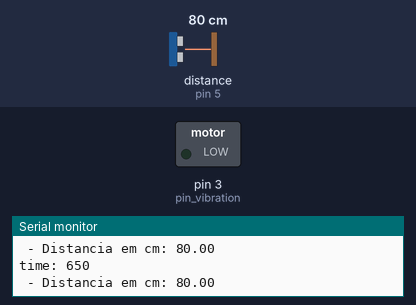
Bench run of a sketch on a simulated Arduino Uno, built with avr-gcc and run on an emulated ATmega328P. On the bench: switched loads named in the sketch (green lamp = pin HIGH), the last lines printed to the serial monitor. Dashed ring = blinking. Inputs (shaded band) come from the test bench; at power-on: distance to the obstacle (sensor on pin 5) 80 cm. The echo pulse lasts 58.3 µs per cm.

Above: at 2.4 s.
2.5 s: distance to the obstacle (sensor on pin 5) set to 145 cm
6.0 s: distance to the obstacle (sensor on pin 5) set to 155 cm
At 7.15 s:
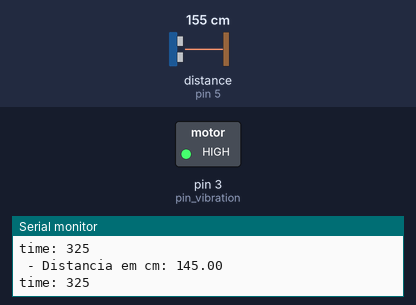
11.3 s: distance to the obstacle (sensor on pin 5) set to 147 cm
At 13.3 s:
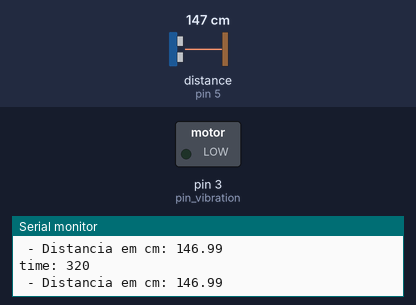
16.6 s: distance to the obstacle (sensor on pin 5) set to 250 cm
At 17.2 s:
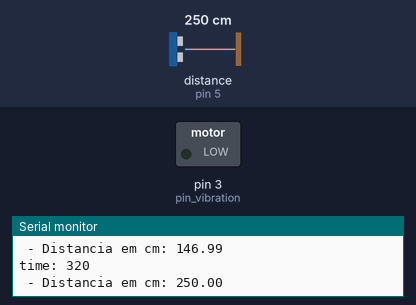
Timing chart, 0 to 19.6 s (numbered marks = the images above; inputs shaded):
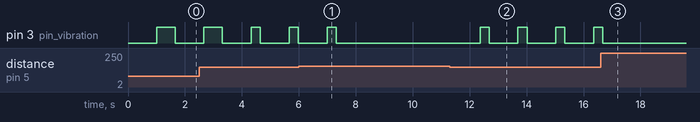

Measured:
- the behaviour switches between 149 and 150 cm on distance to the obstacle (sensor on pin 5) (found by bisection; images 0 and 1)
- after the input at 6.0 s, pin 3 (pin_vibration): goes on until 7.3 s, then stays LOW
- after the input at 11.3 s, pin 3 (pin_vibration): alternates HIGH for 0.32 s and LOW for 1.0 s, starting after 1.1 s
- after the input at 16.6 s, pin 3 (pin_vibration): goes on until 16.7 s, then stays LOW
- by itself, pin 3 (pin_vibration): repeats every 1.3 s: LOW 1.0 s, HIGH 0.33 s

The sketch:

cane-for-the-visually-impaired.ino
```cpp
#include <Ultrasonic.h>

// Define os pinos utilizados
#define pin_trigger 4
#define pin_echo 5
#define pin_vibration 3

// Inicializa o sensor nos pinos definidos
Ultrasonic ultrasonic(pin_trigger, pin_echo);

void setup()
{
  // Define velocidade da comunicação serial
  Serial.begin(9600);
  Serial.println("Lendo dados do sensor...");
  // Define modo do pino o motor de vibração
  pinMode(pin_vibration, OUTPUT);
}

void loop()
{
  //Le as informacoes do sensor em cm

  float cmMsec, inMsec;
  long microsec = ultrasonic.timing();
  cmMsec = ultrasonic.convert(microsec, Ultrasonic::CM);

  // exbindo no serial monitor a distância atual
  Serial.print(" - Distancia em cm: ");
  Serial.print(cmMsec);
  Serial.print("\n");
  delay(1000);

  // Limite max da distância para realizar a leitura é 150cm, mas podendo ser ajustado
  if(cmMsec < 150) {

    // define os intervalos inversamente proporcionais da distancia para com o tempo de vibração
    // quanto maior a distância menor o tempo de vibração
    // warning: o menor valor é 10cm pois valores menores podem ter erro de leitura e falha na interpretação do sensor
    int val = map(cmMsec, 10, 150, 1000, 300);

    digitalWrite(pin_vibration, HIGH);

    // exbindo no serial monitor o delay atual
    Serial.print("time: ");
    Serial.print(val);
    Serial.print("\n");

    delay(val);
    digitalWrite(pin_vibration, LOW);
  }
}
```
